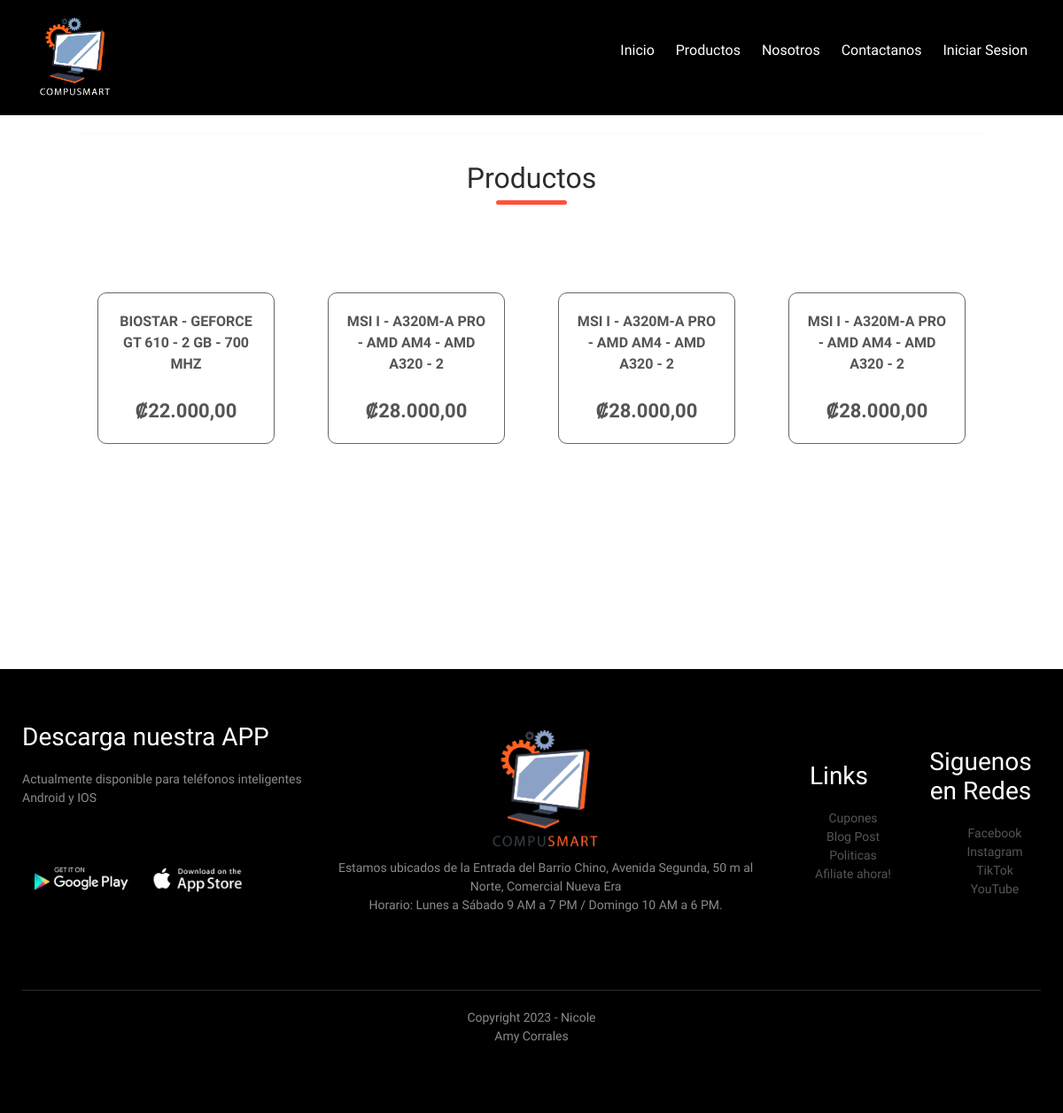
Before: /productos.php with the older database file.
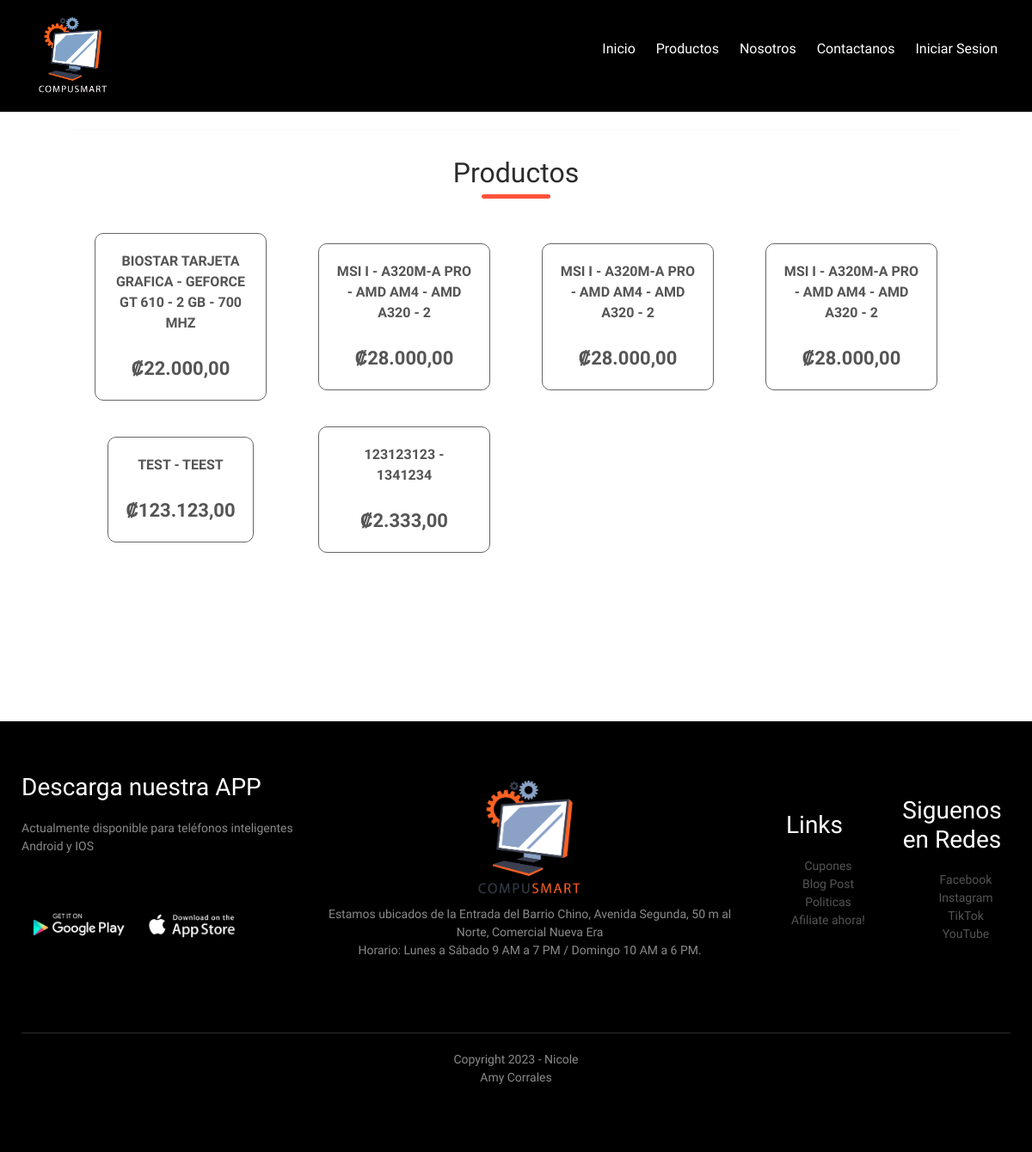
After: the same page with the newer database file.
### tables this page shows
CREATE TABLE `productos` (
  `id` int(10) NOT NULL,
  `fecha` timestamp NOT NULL DEFAULT current_timestamp(),
  `marca` varchar(250) NOT NULL,
  `descripcion` text NOT NULL,
  `imagen` text NOT NULL,
  `precio` double(15,2) NOT NULL DEFAULT 0.00,
  `destacado` tinyint(1) NOT NULL DEFAULT 0
);

### DAL/producto.php (called while the page is built, shortened)
<?php
function obtenerProductos()
{
    $retorno = null;
    try {
        $conexion = Conecta();
        $sql = "SELECT * FROM productos";
        $resultado = $conexion->query($sql);
        if ($resultado->num_rows > 0) {
            $retorno = $resultado;
        }
    } catch (\Throwable $th) {
        echo $th;
    } finally {
        Desconecta($conexion);
    }
    return $retorno;
}

### productos.php (the view, shortened to what this page needs)
<?php
require_once './DAL/producto.php';
$productos = obtenerProductos();
include_once './include/header_prod.php';
?>
</div>
<div class="small-container">
    <hr class="separador">
    <h2 class="title">Productos</h2>
    <section class="contenedor">
        <div class="contenedor-items">
            <?php while ($row = $productos->fetch_assoc()) : ?>
                <div class="item">
                    <span class="titulo-item"><?php echo $row["marca"] . " - " . $row["descripcion"]; ?></span>
                    <span class="precio-item">₡<?php echo  number_format($row["precio"], 2, ',', '.'); ?></span>
                </div>
            <?php endwhile ?>
        </div>
    </section>
</div>
<footer class="footer">
    <div class="container">
        <div class="row">
            <div class="footer-col-1">
                <h3>Descarga nuestra APP</h3>
                <p>Actualmente disponible para teléfonos inteligentes Android y IOS</p>
                <div class="app-logo">
                    <img src="Recursos/logo/playstore logo PNG.png" alt="Play Store logo">
                    <img src="Recursos/logo/appstore logo PNG.png" alt="App Store logo">
                </div>
            </div>
            <div class="footer-col-2">
                <img src="Recursos/logo/Logo.png" alt="Logo mobile">
                <p>Estamos ubicados de la Entrada del Barrio Chino, Avenida Segunda, 50 m al Norte, Comercial
                    Nueva
                    Era
                    <br>Horario: Lunes a Sábado 9 AM a 7 PM / Domingo 10 AM a 6 PM.
                </p>
            </div>
            <div class="footer-col-3">
                <h3>Links</h3>
                <ul>
                    <li>Cupones</li>
                    <li>Blog Post</li>
                    <li>Politicas</li>
                    <li>Afiliate ahora!</li>
                </ul>
            </div>
            <div class="footer-col-4">
                <h3>Siguenos en Redes</h3>
                <ul>
                    <li>Facebook</li>
                    <li>Instagram</li>
                    <li>TikTok</li>
                    <li>YouTube</li>
                </ul>
            </div>
        </div>
        <hr>
        <p class="copyright">Copyright 2023 - Nicole
            <br>Amy Corrales
    </div>
</footer>
</body>
</html>

Changed rows visible on the page:
changed productos "GEFORCE GT 610 - 2 GB - 700 MHZ": marca "BIOSTAR" → "BIOSTAR TARJETA GRAFICA"
added productos: marca "TEST", descripcion "TEEST", precio "123.123,00"
added productos: marca "123123123", descripcion "1341234", precio "2.333,00"
